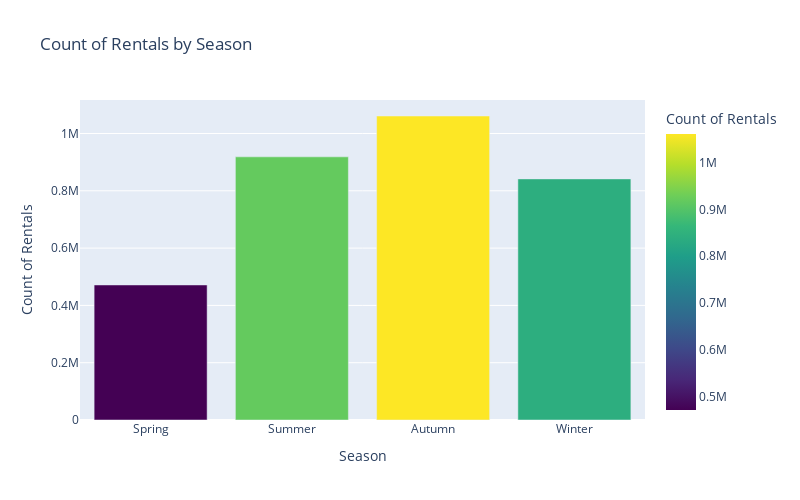

This figure's notebook cell:
### Markdown cell above
**This is also an interesting insight for seasonal campaigns or cost optimization decisions.
There is an evident variation in the quantity of bike rentals between the different seasons, giving easy indications to the customer on how to manage the bike fleet according to this. 
For example, the customer could deploy less / make less bikes available during Spring and Winter seasons, as that is when there have been the least rentals.. And, on the contrary, the customer could then increase the number of available bikes Summer and Fall. This would help reduce the costs of maintaining the bikes during the least popular seasons, and would increase profits when bikes are very popular, so during Summer and Fall.**

Below is the same chart but using plotly express for easier Streamlit inclusion.

### Code cell
# Group by 'season' and sum the counts
season_counts = data.groupby('season')['cnt'].sum().reset_index()

fig1 = px.bar(season_counts, 
            x='season', 
            y='cnt', 
            labels={"season": 'Season', "cnt": 'Count of Rentals'},
            title='Count of Rentals by Season',
            barmode='group',
            color='cnt',
            color_continuous_scale='viridis', 
            width=800, height=500)  
fig1.update_layout(
        xaxis = dict(
            tickmode = 'array',
            tickvals = [1,2,3,4],
            ticktext = ["Spring","Summer","Autumn","Winter"]
        ))

# Show the chart
fig1.show()

### Figure 1 — Plotly figure (JSON) as saved in the notebook; plotly's stock layout.template omitted (floating-point values rounded to 4 significant figures)
{"data": [{"alignmentgroup": "True", "hovertemplate": "Season=%{x}<br>Count of Rentals=%{marker.color}<extra></extra>", "legendgroup": "", "marker": {"color": [471348, 918589, 1061129, 841613], "coloraxis": "coloraxis", "pattern": {"shape": ""}}, "name": "", "offsetgroup": "", "orientation": "v", "showlegend": false, "textposition": "auto", "type": "bar", "x": [1, 2, 3, 4], "xaxis": "x", "y": [471348, 918589, 1061129, 841613], "yaxis": "y"}], "layout": {"barmode": "group", "coloraxis": {"colorbar": {"title": {"text": "Count of Rentals"}}, "colorscale": [[0, "#440154"], [0.1111, "#482878"], [0.2222, "#3e4989"], [0.3333, "#31688e"], [0.4444, "#26828e"], [0.5556, "#1f9e89"], [0.6667, "#35b779"], [0.7778, "#6ece58"], [0.8889, "#b5de2b"], [1, "#fde725"]]}, "height": 500, "legend": {"tracegroupgap": 0}, "title": {"text": "Count of Rentals by Season"}, "width": 800, "xaxis": {"anchor": "y", "domain": [0, 1], "tickmode": "array", "ticktext": ["Spring", "Summer", "Autumn", "Winter"], "tickvals": [1, 2, 3, 4], "title": {"text": "Season"}}, "yaxis": {"anchor": "x", "domain": [0, 1], "title": {"text": "Count of Rentals"}}}}
